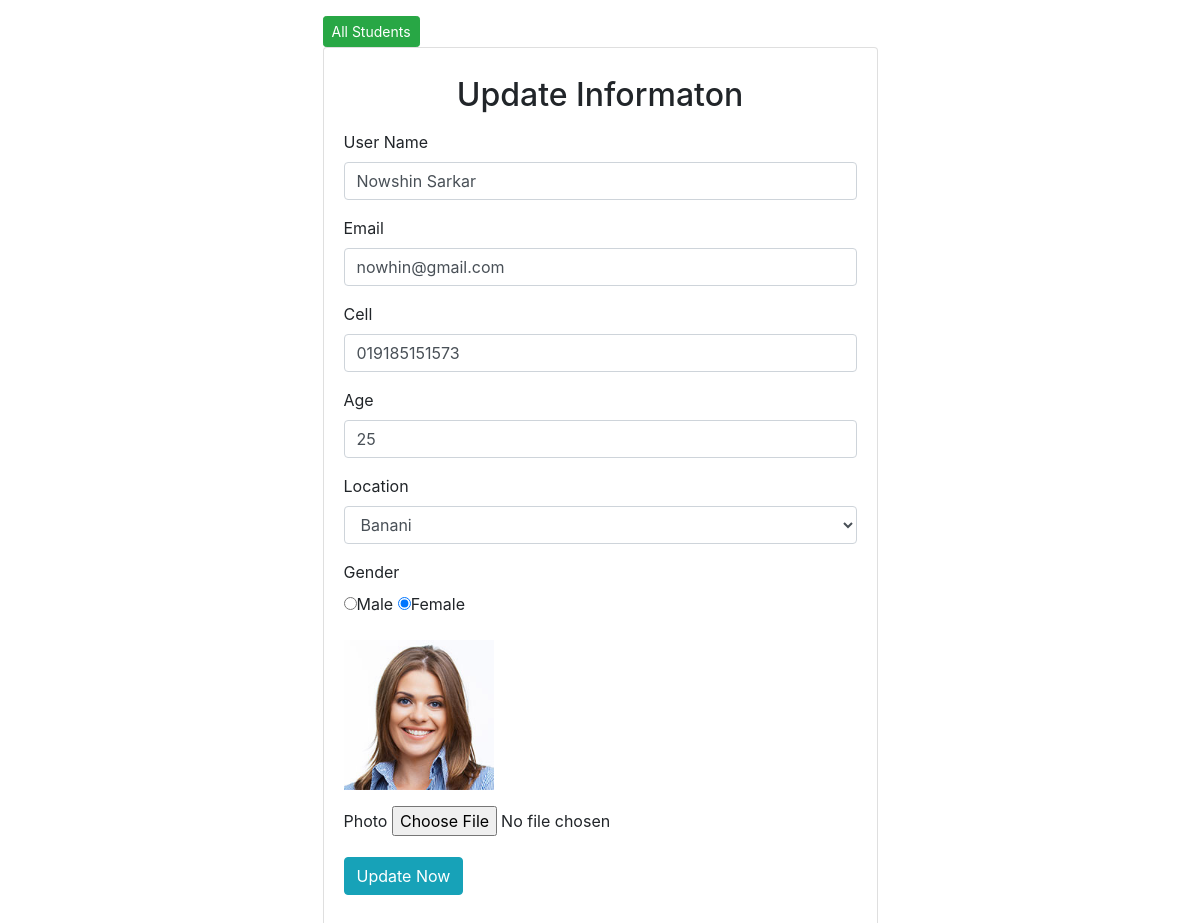
The app's page /edit.php?id=18 with its own data.
### tables this page shows
CREATE TABLE `students` (
  `id` int(10) NOT NULL,
  `name` varchar(50) NOT NULL,
  `email` varchar(20) DEFAULT NULL,
  `cell` varchar(20) NOT NULL,
  `age` int(2) NOT NULL,
  `location` varchar(10) NOT NULL,
  `gender` varchar(6) NOT NULL,
  `photo` varchar(100) NOT NULL,
  `status` varchar(10) NOT NULL
);

### edit.php (the view, shortened to what this page needs)
<?php include_once "db.php"; ?>
<!DOCTYPE html>
<html lang="en">
<head>
    <link rel="stylesheet" href="css/bootstrap.min.css">
    <link rel="stylesheet" href="css/style.css">
</head>
<body>
   <?php
    if(isset($_GET['id'])){
        $id_url = $_GET['id'];
    }
       $sqli = "SELECT * FROM students WHERE id='$id_url'";
       $data =   $connection -> query($sqli);
       $single_data =$data -> fetch_assoc();
    ?>
     <div class="container">
         <div class="log w-50 mx-auto mt-3 ">
            <a class="btn btn-success btn-sm" href="table.php">All Students</a>
             <div class="card">
                 <div class="card-body ">
                       <h2 class="text-center  p-2">Update Informaton</h2>
                        <form action="<?php echo $_SERVER['PHP_SELF'];?>?id=<?php echo $id_url; ?>" method="POST" enctype="multipart/form-data">
                <div class="form-group">
                   <label for="">User Name</label>
                    <input name="name"  class="form-control" value="<?php echo $single_data ['name']?>"  type="text">
                </div>
                  <div class="form-group">
                   <label for="">Email</label>
                    <input name="email" class="form-control" value="<?php echo $single_data ['email']?>" type="email">
                </div>
                   <div class="form-group">
                   <label for="">Cell</label>
                    <input name="cell" class="form-control" value="<?php echo $single_data ['cell']?>" type="text">
                </div>
                  <div class="form-group">
                   <label for="">Age</label>
                    <input name="age" class="form-control" value="<?php echo $single_data ['age']?>" type="text">
                 </div>
                   <div class="form-group">
                   <label for="">Location</label>
                    <select name="location" class="form-control"  id="">
                        <option <?php if($single_data['location']== 'Banani'): echo "selected"; endif;?> value="Banani">Banani</option>
                    </select>
                 </div>
                 <div class="form-group">
                   <label for="">Gender</label>
                   <br>
                  <input name="gender" <?php if($single_data['gender']== 'male'): echo "checked"; endif;?> value="male" type="radio" id="male"><label for="male">Male</label>
                  <input name="gender" <?php if($single_data['gender']=='female'): echo "checked"; endif;?>
                value="female" type="radio" id="female"><label for="female">Female</label>
                </div>
                <div class="form-group">
                    <img style="width:150px" src="students/<?php echo $single_data ['photo']?>" alt="">
                </div>
                 <div class="form-group">
                     <label for="">Photo</label>
                     <input name="new_photo"  type="file">
                 </div>
                  <div class="form-group">
                    <input name="add" class="btn btn-info " type="submit" value="Update Now">
                </div>
            </form>
                 </div>
             </div>
         </div>
     </div>
</body>
</html>

### records on screen
students: name "Nowshin Sarkar", email "nowhin@gmail.com", cell "019185151573", age "25", location "Banani", gender "☐ Male", gender "☑ Female", photo (picture)
